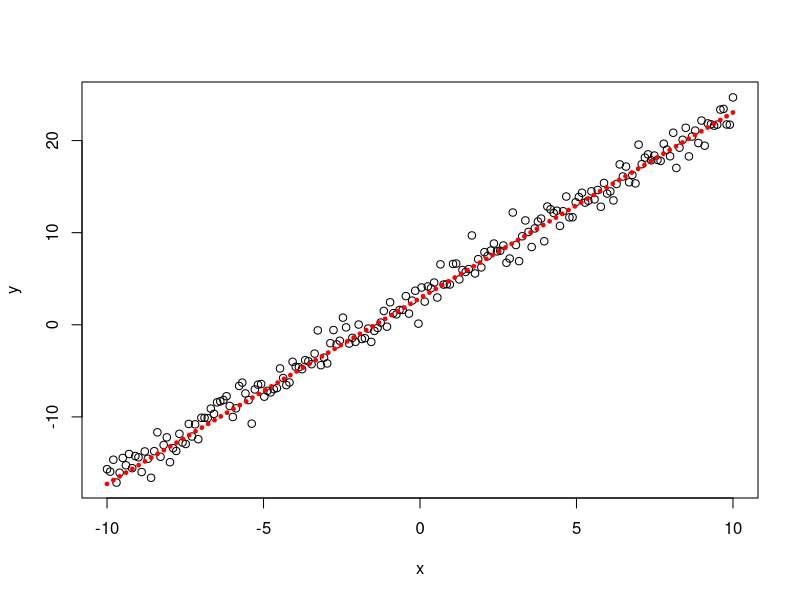

Reproduce this figure in R.
## DESCRIPTION
## Genetic optimization method using recombination
##
## Timothee Poisot
## Universite Montpellier 2
##
## tpoisot@um2.fr

Rsq = function(x,y,pred) # R squared
{
	m <- mean(y)
	SStot <- sum((y-m)^2)
	SSerr <- sum((y-pred)^2)
	return(1-(SSerr/SStot))
}

mutate = function(lop) # Mutation
{
	for(i in 1:length(lop))
	{
		lop[i] = lop[i] + rnorm(1,0,max(0.1,lop[i]/6))
	}
	return(lop)
}

recombin = function(g1,g2,n) # Recombination
{
	tmat = matrix(0,ncol=length(g1),nrow=n)
	tmat[1,] <- g1
	tmat[2,] <- g2
	for(i in 3:nrow(tmat))
	{
		for(j in 1:length(g1))
		{
			tmat[i,j] <- ifelse(runif(1,0,1)<0.5,g1[j],g2[j])
		}
	}
	return(tmat)
}

GenOptim = function(data,goal,problem,error,seed,genparms)
{
	FitHist <- NULL
	InitFlag <- TRUE
	# Population matrix
	PopMat <- matrix(0,ncol=length(seed),nrow=genparms$nind)
	colnames(PopMat) <- names(seed)
	RPopMat <- PopMat
	# Fitness vector
	fitness <- numeric(length=genparms$nind)
	# Begin real code
	with(as.list(genparms),{
		# Initialize population by mutating the seed
		if(InitFlag)
		{
			for(ind in 1:nind) PopMat[ind,] <- mutate(seed)
			InitFlag <- FALSE
		}
		# Now go on with the search alogorithm
		for(gen in 1:ngen)
		{
			# Step 0 : create a new matrix
			tPopMat <- NULL
			# Step 1 : get the fitness of each element
			fit <- apply(PopMat,1,function(x) errorfunc(x,goal,data,problem))
			FitHist[gen] <- min(fit)
			# Step 2 : get the genotypes that reproduce
			OkGen <- PopMat[(rank(fit,ties='random')<=dorep),]
			# Step 3 : make random pairings
			OkGen <- OkGen[sample(c(1:dorep),replace=FALSE),]
			for(pairing in 1:(dorep/2))
			{
				recom <- recombin(OkGen[((2*pairing)-1),],OkGen[((2*pairing)),],2*(nind/dorep))
				recom <- t(apply(recom,1,mutate))
				tPopMat <- rbind(tPopMat,recom)
			}
			# Step 4 : clone the new matrix
			PopMat <- tPopMat
			colnames(PopMat) <- names(seed)
		}
		# Return the best result
		fit <- apply(PopMat,1,function(x) errorfunc(x,goal,data,problem))
		output = list(set=as.list(PopMat[which.min(fit),]),pop=PopMat,fits=fit,fit.log=FitHist)
		return(output)
	})
}

f.optim = function(x,pars) {
	with(as.list(pars),{
		return(a*x+b)
	})
}


## TO USE
errorfunc = function(x,tomatch,basedat,rfunc) sum(abs(tomatch-rfunc(basedat,x)))/length(tomatch)
genparms	<- list(ngen=500,nind=100,recomb=TRUE,dorep=30)
seed.r		<- c(a=1,b=1)

x <- seq(from=-10,to=10,length=200)
y <- 2*x+3+rnorm(length(x))

out <- GenOptim(x,y,f.optim,errorfunc,seed.r,genparms)
plot(x,y)
x2 <- seq(from=min(x),to=max(x),length=100)
points(x2,f.optim(x2,out$set),col='red',pch=19,cex=0.5)
Rsq(x,y,f.optim(x,out$set))